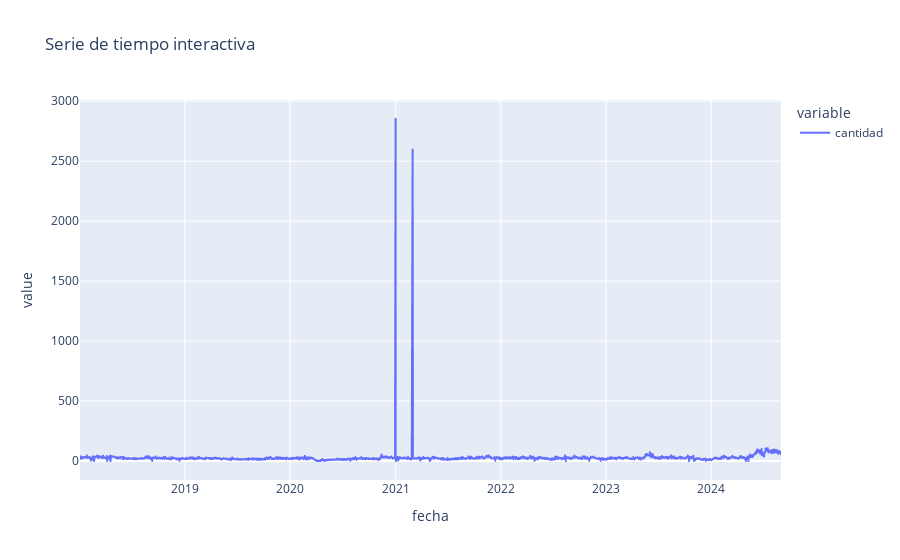

The cell this chart's notebook holds for it:
### Code cell
# Crear un gráfico de serie de tiempo
fig = px.line(df, title='Serie de tiempo interactiva')

# Mostrar el gráfico interactivo
fig.show()

### Figure 1 — Plotly figure (JSON) as saved in the notebook; plotly's stock layout.template omitted (floating-point values rounded to 4 significant figures; data arrays with more than 128 entries replaced by an {"elided": "..."} marker saying what was removed)
{"data": [{"hovertemplate": "variable=cantidad<br>fecha=%{x}<br>value=%{y}<extra></extra>", "legendgroup": "cantidad", "line": {"color": "#636efa", "dash": "solid"}, "marker": {"symbol": "circle"}, "mode": "lines", "name": "cantidad", "showlegend": true, "type": "scattergl", "x": {"elided": "1609 str values"}, "xaxis": "x", "y": {"elided": "1609 int values"}, "yaxis": "y"}], "layout": {"legend": {"title": {"text": "variable"}, "tracegroupgap": 0}, "title": {"text": "Serie de tiempo interactiva"}, "xaxis": {"anchor": "y", "domain": [0, 1], "title": {"text": "fecha"}}, "yaxis": {"anchor": "x", "domain": [0, 1], "title": {"text": "value"}}}}
